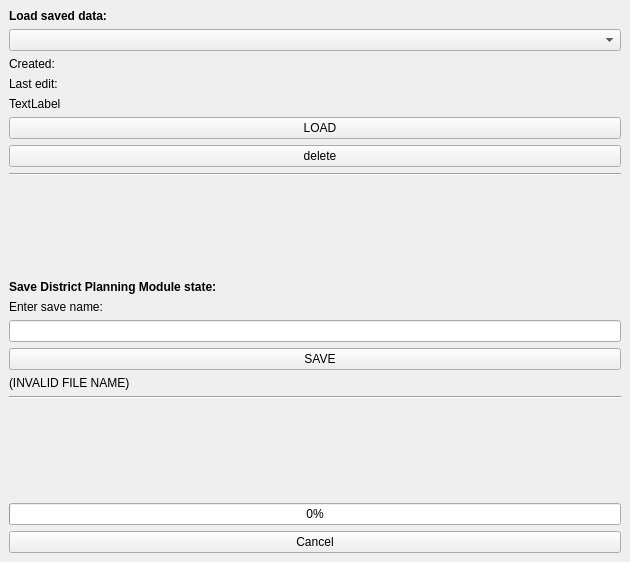
<?xml version="1.0" encoding="UTF-8"?>
<ui version="4.0">
 <class>Step0DockWidge</class>
 <widget class="QDockWidget" name="Step0DockWidge">
  <property name="windowModality">
   <enum>Qt::ApplicationModal</enum>
  </property>
  <property name="geometry">
   <rect>
    <x>0</x>
    <y>0</y>
    <width>630</width>
    <height>562</height>
   </rect>
  </property>
  <property name="toolTipDuration">
   <number>-1</number>
  </property>
  <property name="windowTitle">
   <string>Load\Save DPM data</string>
  </property>
  <widget class="QWidget" name="dockWidgetContents">
   <layout class="QVBoxLayout" name="verticalLayout">
    <item>
     <widget class="QLabel" name="label">
      <property name="font">
       <font>
        <pointsize>9</pointsize>
        <weight>75</weight>
        <bold>true</bold>
       </font>
      </property>
      <property name="text">
       <string>Load saved data:</string>
      </property>
     </widget>
    </item>
    <item>
     <widget class="QComboBox" name="loadFile">
      <property name="toolTip">
       <string>&lt;html&gt;&lt;head/&gt;&lt;body&gt;&lt;p&gt;Select the saved data to be loaded.&lt;/p&gt;&lt;/body&gt;&lt;/html&gt;</string>
      </property>
      <property name="toolTipDuration">
       <number>5000</number>
      </property>
     </widget>
    </item>
    <item>
     <widget class="QLabel" name="labelCreatedOn">
      <property name="text">
       <string>Created:</string>
      </property>
     </widget>
    </item>
    <item>
     <widget class="QLabel" name="labelLastEditOn">
      <property name="text">
       <string>Last edit:</string>
      </property>
     </widget>
    </item>
    <item>
     <widget class="QLabel" name="labelFolder">
      <property name="text">
       <string>TextLabel</string>
      </property>
     </widget>
    </item>
    <item>
     <widget class="QPushButton" name="load">
      <property name="text">
       <string>   LOAD</string>
      </property>
     </widget>
    </item>
    <item>
     <widget class="QPushButton" name="delete_2">
      <property name="toolTip">
       <string>&lt;html&gt;&lt;head/&gt;&lt;body&gt;&lt;p&gt;&lt;span style=&quot; font-family:'arial,sans-serif'; font-size:28px; color:#222222; background-color:#f8f9fa;&quot;&gt;The data will be permanently removed and will not be recoverable.&lt;/span&gt;&lt;/p&gt;&lt;/body&gt;&lt;/html&gt;</string>
      </property>
      <property name="toolTipDuration">
       <number>6000</number>
      </property>
      <property name="text">
       <string>   delete</string>
      </property>
     </widget>
    </item>
    <item>
     <widget class="Line" name="line">
      <property name="orientation">
       <enum>Qt::Horizontal</enum>
      </property>
     </widget>
    </item>
    <item>
     <spacer name="verticalSpacer">
      <property name="orientation">
       <enum>Qt::Vertical</enum>
      </property>
      <property name="sizeHint" stdset="0">
       <size>
        <width>20</width>
        <height>40</height>
       </size>
      </property>
     </spacer>
    </item>
    <item>
     <widget class="QLabel" name="label_2">
      <property name="font">
       <font>
        <pointsize>9</pointsize>
        <weight>75</weight>
        <bold>true</bold>
       </font>
      </property>
      <property name="text">
       <string>Save District Planning Module state:</string>
      </property>
     </widget>
    </item>
    <item>
     <widget class="QLabel" name="label_3">
      <property name="toolTip">
       <string>&lt;html&gt;&lt;head/&gt;&lt;body&gt;&lt;p&gt;If you choose an already existing file name, an incremental version will be autamatically appended. Files are not overwritten. &lt;/p&gt;&lt;/body&gt;&lt;/html&gt;</string>
      </property>
      <property name="toolTipDuration">
       <number>9000</number>
      </property>
      <property name="text">
       <string>Enter save name:</string>
      </property>
     </widget>
    </item>
    <item>
     <widget class="QLineEdit" name="fileName">
      <property name="toolTipDuration">
       <number>6</number>
      </property>
     </widget>
    </item>
    <item>
     <widget class="QPushButton" name="save">
      <property name="text">
       <string>   SAVE</string>
      </property>
     </widget>
    </item>
    <item>
     <widget class="QLabel" name="invalidFileNameWarning">
      <property name="text">
       <string>(INVALID FILE NAME)</string>
      </property>
     </widget>
    </item>
    <item>
     <widget class="Line" name="line_2">
      <property name="orientation">
       <enum>Qt::Horizontal</enum>
      </property>
     </widget>
    </item>
    <item>
     <spacer name="verticalSpacer_2">
      <property name="orientation">
       <enum>Qt::Vertical</enum>
      </property>
      <property name="sizeHint" stdset="0">
       <size>
        <width>20</width>
        <height>40</height>
       </size>
      </property>
     </spacer>
    </item>
    <item>
     <widget class="QProgressBar" name="progressBar">
      <property name="maximum">
       <number>6</number>
      </property>
      <property name="value">
       <number>0</number>
      </property>
     </widget>
    </item>
    <item>
     <widget class="QPushButton" name="cancel">
      <property name="text">
       <string>Cancel</string>
      </property>
     </widget>
    </item>
   </layout>
  </widget>
 </widget>
 <resources/>
 <connections/>
</ui>
